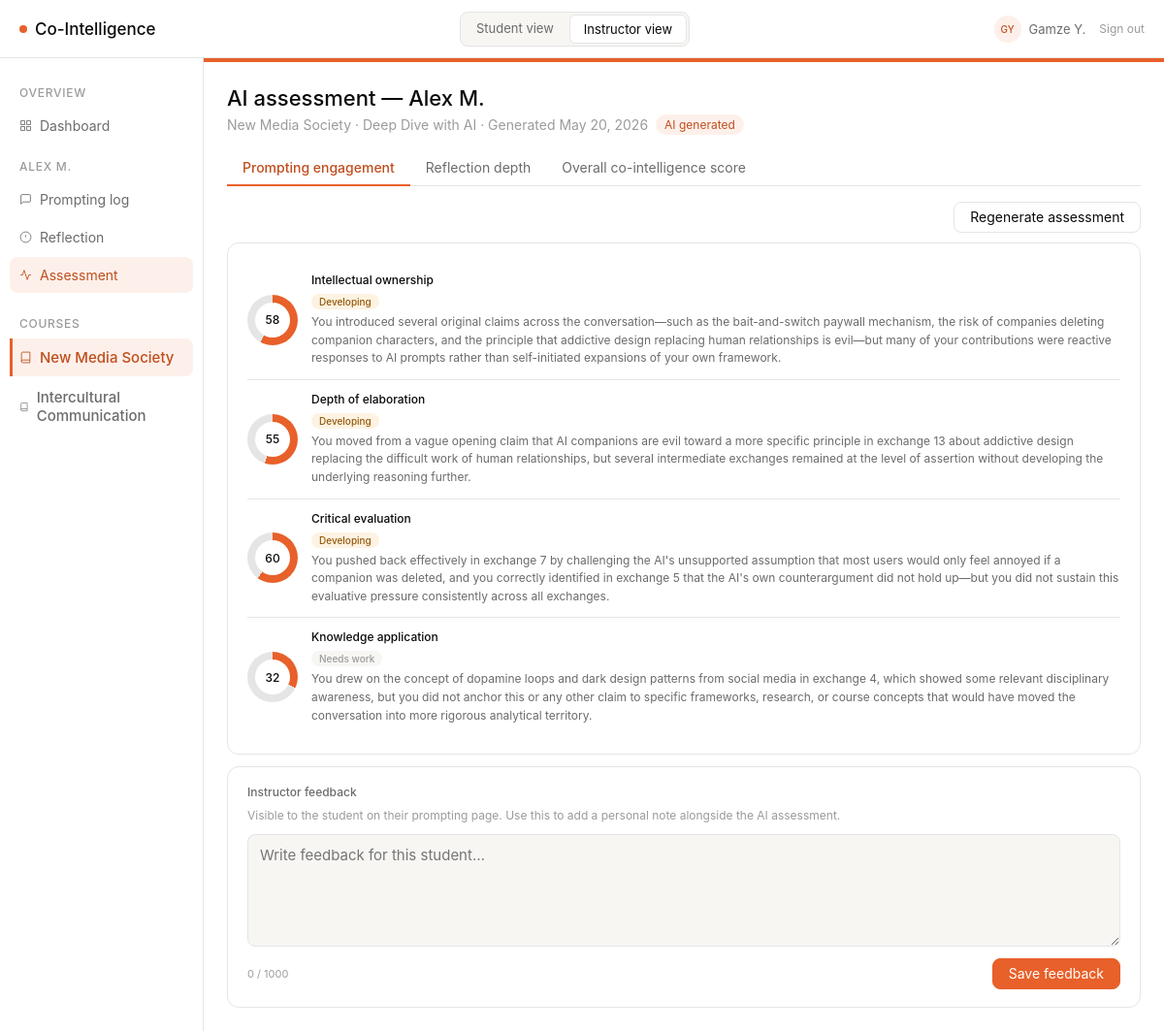
Screenshot of /instructor/student/1/assessment (signed in) with the database file from the repository.
### models/models.py (models this page shows, shortened)
class User(db.Model, UserMixin):
    __tablename__ = "users"
    id = db.Column(db.Integer, primary_key=True)
    role = db.Column(db.String(20), nullable=False, default="student")  # instructor | student | dev
    display_name = db.Column(db.String(100), nullable=False)
    is_dev = db.Column(db.Boolean, nullable=False, default=False)

class Student(db.Model):
    __tablename__ = "students"
    id = db.Column(db.Integer, primary_key=True)
    name = db.Column(db.String(120), nullable=False)
    email = db.Column(db.String(200), unique=True, nullable=False)
    course_id = db.Column(db.Integer, db.ForeignKey("courses.id"), nullable=False)
    user_id = db.Column(db.Integer, db.ForeignKey("users.id"), nullable=True)
    course = db.relationship("Course", back_populates="students")
    exchanges = db.relationship("PromptExchange", back_populates="student")
    reflections = db.relationship("Reflection", back_populates="student")
    outputs = db.relationship("Output", back_populates="student")
    assessment_scores = db.relationship("AssessmentScore", back_populates="student")

class Course(db.Model):
    __tablename__ = "courses"
    id = db.Column(db.Integer, primary_key=True)
    name = db.Column(db.String(200), nullable=False)
    learning_objective = db.Column(db.Text, nullable=False)
    required_concepts = db.Column(db.JSON, nullable=False, default=list)
    output_modalities = db.Column(db.JSON, nullable=False, default=list)
    min_exchanges = db.Column(db.Integer, nullable=False, default=5)
    color = db.Column(db.String(20), nullable=False, default="#E8602A")
    color_light = db.Column(db.String(20), nullable=False, default="#FDF0EA")
    color_text = db.Column(db.String(20), nullable=False, default="#C04E1E")
    color_hover = db.Column(db.String(20), nullable=False, default="#d4521f")
    assignments = db.relationship("Assignment", back_populates="course")
    students = db.relationship("Student", back_populates="course")

class Assignment(db.Model):
    __tablename__ = "assignments"
    id = db.Column(db.Integer, primary_key=True)
    course_id = db.Column(db.Integer, db.ForeignKey("courses.id"), nullable=False)
    title = db.Column(db.String(200), nullable=False)
    description = db.Column(db.Text, nullable=False)
    due_date = db.Column(db.DateTime, nullable=True)
    modality = db.Column(db.String(100), nullable=True)
    instructions = db.Column(db.Text, nullable=True)
    sections_config = db.Column(db.JSON, nullable=True)
    concepts_required = db.Column(db.Boolean, nullable=False, default=False)
    required_concepts = db.Column(db.JSON, nullable=False, default=list)
    intensity = db.Column(db.String(50), nullable=False, default="balanced")
    phase_1_end = db.Column(db.Integer, nullable=False, default=3)
    phase_2_end = db.Column(db.Integer, nullable=False, default=6)
    phase_3_end = db.Column(db.Integer, nullable=False, default=9)
    supplementary_instructions = db.Column(db.Text, nullable=False, default="")
    max_score = db.Column(db.Float, nullable=False, default=100)
    reflection_q1 = db.Column(db.Text, nullable=False, default="Looking back at your conversation, what is the most important idea you developed that you want to carry into your assignment?")
    reflection_q2 = db.Column(db.Text, nullable=False, default="Where did your own knowledge or course concepts most change the direction of the conversation?")
    reflection_q3 = db.Column(db.Text, nullable=False, default="What is your plan for the assignment — what will you argue, design, or create? And which specific moment in your conversation most directly shaped that plan?")
    course = db.relationship("Course", back_populates="assignments")
    exchanges = db.relationship("PromptExchange", back_populates="assignment")
    reflections = db.relationship("Reflection", back_populates="assignment")
    outputs = db.relationship("Output", back_populates="assignment")
    assessment_scores = db.relationship("AssessmentScore", back_populates="assignment")
    session_summaries = db.relationship("SessionSummary", back_populates="assignment")

class AssessmentScore(db.Model):
    __tablename__ = "assessment_scores"
    id = db.Column(db.Integer, primary_key=True)
    student_id = db.Column(db.Integer, db.ForeignKey("students.id"), nullable=False)
    assignment_id = db.Column(db.Integer, db.ForeignKey("assignments.id"), nullable=False)
    concept_score = db.Column(db.Integer, nullable=True)
    depth_score = db.Column(db.Integer, nullable=True)
    pushback_score = db.Column(db.Integer, nullable=True)
    reflection_score = db.Column(db.Integer, nullable=True)
    reflection_q1_score = db.Column(db.Integer, nullable=True)
    reflection_q2_score = db.Column(db.Integer, nullable=True)
    reflection_q3_score = db.Column(db.Integer, nullable=True)
    overall_score = db.Column(db.Integer, nullable=True)
    concept_feedback = db.Column(db.Text, nullable=True)
    depth_feedback = db.Column(db.Text, nullable=True)
    pushback_feedback = db.Column(db.Text, nullable=True)
    reflection_feedback = db.Column(db.Text, nullable=True)
    reflection_q1_feedback = db.Column(db.Text, nullable=True)
    reflection_q2_feedback = db.Column(db.Text, nullable=True)
    reflection_q3_feedback = db.Column(db.Text, nullable=True)
    overall_feedback = db.Column(db.Text, nullable=True)
    generated_at = db.Column(db.DateTime, default=datetime.utcnow)
    student = db.relationship("Student", back_populates="assessment_scores")
    assignment = db.relationship("Assignment", back_populates="assessment_scores")

### routes/instructor_routes.py (the view, shortened to what this page needs)
@instructor_bp.route("/student/<int:student_id>/assessment")
def assessment(student_id):
    student = Student.query.get_or_404(student_id)
    course, assignment = _get_base_for_student(student)
    print(f"[assessment] student_id={student_id} assignment_id={assignment.id}")
    score_rec = AssessmentScore.query.filter_by(
        student_id=student_id, assignment_id=assignment.id
    ).first()
    summary_rec = SessionSummary.query.filter_by(
        student_id=student_id, assignment_id=assignment.id
    ).first()
    print(f"[assessment] score_rec found: {score_rec is not None}")
    print(f"[assessment] summary_rec found: {summary_rec is not None}")
    if summary_rec:
        print(f"[assessment] summary_json (first 200): {(summary_rec.summary_json or '')[:200]}")
    session_summary = json.loads(summary_rec.summary_json) if summary_rec else None
    reflection_summary = None
    if summary_rec and summary_rec.reflection_summary_json:
        reflection_summary = json.loads(summary_rec.reflection_summary_json)
    feedback = InstructorFeedback.query.filter_by(
        student_id=student_id, assignment_id=assignment.id
    ).first()
    return render_template(
        "instructor/assessment.html",
        course=course,
        assignment=assignment,
        student=student,
        score=score_rec,
        session_summary=session_summary,
        reflection_summary=reflection_summary,
        generating=(score_rec is None),
        feedback=feedback,
    )

### templates/instructor/assessment.html (shortened to what this page needs)
{% extends "base.html" %}
{% block sidebar %}{% include "instructor/_student_sidebar.html" %}{% endblock %}
{% block content %}
<div style="margin-bottom:16px;">
  <h1 class="page-title">AI assessment &mdash; {{ student.name }}</h1>
  <div class="page-sub" style="display:flex;align-items:center;gap:8px;">
    {{ course.name }} &middot; {{ assignment.title }}
    {% if score and score.generated_at %}
      &middot; Generated {{ score.generated_at.strftime('%b %d, %Y') }}
    {% endif %}
    <span class="pill pill-orange">AI generated</span>
  </div>
</div>
{% if generating %}
<div class="card" id="loading-card">
  <div class="loading-state">
    <div class="spinner"></div>
    <div class="loading-label">Generating AI assessment…</div>
    <div class="loading-sub">Analysing exchanges, reflection, and concept usage. This takes about 10–20 seconds.</div>
  </div>
</div>
{% else %}
<div class="tab-row">
  <button class="tab active" onclick="switchTab('prompting', this)">Prompting engagement</button>
  <button class="tab" onclick="switchTab('reflection', this)">Reflection depth</button>
  <button class="tab" onclick="switchTab('overall', this)">Overall co-intelligence score</button>
</div>
<div class="tab-panel active" id="tab-prompting">
  <div style="display:flex;justify-content:flex-end;margin-bottom:10px;">
    <button class="btn" id="regen-btn" onclick="regenerateSummary()">Regenerate assessment</button>
  </div>
  {% if session_summary and session_summary.criteria_scores %}
  <div class="card">
    {% for cs in session_summary.criteria_scores %}
    {% set score_val = cs.get('score', 0) %}
    <div class="ring-wrap">
      <div class="score-ring" style="--pct:{{ score_val }};"><span class="score-ring-val">{{ score_val }}</span></div>
      <div>
        <div class="ring-label">{{ cs.criterion_name }}</div>
        <div style="margin-bottom:4px;">
          {% if cs.level == 'completed' %}
          <span style="display:inline-block;font-size:10px;font-weight:500;padding:2px 8px;border-radius:20px;background:var(--bg-orange-light);color:var(--text-orange);">Completed</span>
          {% elif cs.level == 'developing' %}
          <span style="display:inline-block;font-size:10px;font-weight:500;padding:2px 8px;border-radius:20px;background:#FEF3E2;color:#92580a;">Developing</span>
          {% else %}
          <span style="display:inline-block;font-size:10px;font-weight:500;padding:2px 8px;border-radius:20px;background:var(--bg-surface);color:var(--text-tertiary);">Needs work</span>
          {% endif %}
        </div>
        <div class="ring-feedback">{{ cs.evidence or '' }}</div>
      </div>
    </div>
    {% endfor %}
  </div>
  {% elif session_summary %}
  <div class="card" style="text-align:center;padding:40px 0;color:var(--text-tertiary);font-size:12px;">
    No criteria scores found in the summary — click Regenerate assessment above to refresh.
  </div>
  {% else %}
  <div class="card" style="text-align:center;padding:40px 0;color:var(--text-tertiary);font-size:12px;">
    No session summary found — click Regenerate assessment above to generate one.
  </div>
  {% endif %}
</div>
        {% set p_avg = ((score.concept_score or 0) + (score.depth_score or 0) + (score.pushback_score or 0)) // 3 %}
<div class="card" style="margin-top:12px;">
  <div style="font-size:12px;font-weight:500;color:var(--text-secondary);margin-bottom:8px;">Instructor feedback</div>
  <div style="font-size:12px;color:var(--text-tertiary);margin-bottom:10px;line-height:1.5;">
    Visible to the student on their prompting page. Use this to add a personal note alongside the AI assessment.
  </div>
  <textarea id="feedback-text" rows="4" maxlength="1000"
    placeholder="Write feedback for this student…"
    oninput="updateFeedbackCount()">{{ feedback.feedback_text if feedback else '' }}</textarea>
  <div style="display:flex;align-items:center;gap:10px;margin-top:8px;">
    <span id="feedback-count" style="font-size:11px;color:var(--text-tertiary);margin-right:auto;">
      {{ (feedback.feedback_text | length) if feedback else 0 }} / 1000
    </span>
    <button class="btn btn-primary" onclick="saveFeedback()">Save feedback</button>
  </div>
</div>
{% endif %}
{% endblock %}

### templates/base.html (shortened to what this page needs)
<!DOCTYPE html>
<html lang="en">
<head>
  <link rel="stylesheet" href="{{ url_for('static', filename='style.css') }}" />
  <link rel="stylesheet" href="https://cdn.jsdelivr.net/npm/@tabler/icons-webfont@latest/tabler-icons.min.css" />
</head>
<body>
{% set is_student    = request.path.startswith('/student') %}
{% set is_instructor = request.path.startswith('/instructor') %}
{% if current_user.is_authenticated %}
  {% set _display = current_user.display_name %}
  {% set _parts   = _display.split() %}
  {% set _initials = (_parts[0][0] + (_parts[1][0] if _parts|length > 1 else ''))|upper %}
{% elif is_student %}
  {% set _display  = "Alex M." %}
  {% set _initials = "AM" %}
{% else %}
  {% set _display  = "Instructor" %}
  {% set _initials = "IN" %}
{% endif %}
<div class="app">
  <div class="topbar">
    <a class="logo" href="/">
      <span class="logo-dot"></span>
      Co-Intelligence
    </a>
    <div class="topbar-toggles">
      {% if current_user.is_authenticated and current_user.role == 'student' %}
        <span class="topbar-toggle active" style="cursor:default;">Student view</span>
      {% else %}
        <a href="{{ url_for('student.prompting') }}"
           class="topbar-toggle{% if is_student %} active{% endif %}">
          Student view
        </a>
        <a href="{{ url_for('instructor.dashboard') }}"
           class="topbar-toggle{% if is_instructor %} active{% endif %}">
          Instructor view
        </a>
      {% endif %}
    </div>
    <div class="topbar-user">
      <div class="user-avatar">{{ _initials }}</div>
      <span class="user-name">{{ _display }}</span>
      <a href="{{ url_for('logout') }}"
         style="font-size:12px;color:var(--text-tertiary);text-decoration:none;margin-left:6px;">
        Sign out
      </a>
    </div>
  </div>
  <div class="main">
    {% block sidebar %}{% endblock %}
    <div class="content">
      {% block content %}{% endblock %}
    </div>
  </div>
</div>
</body>
</html>

### templates/instructor/_student_sidebar.html
<nav class="sidebar">
  <div class="sidebar-section">Overview</div>
  <a href="{{ url_for('instructor.dashboard') }}"
     class="sidebar-item{% if request.endpoint == 'instructor.dashboard' %} active{% endif %}">
    <svg width="13" height="13" fill="none" stroke="currentColor" stroke-width="1.6" viewBox="0 0 24 24"><rect x="3" y="3" width="7" height="7"/><rect x="14" y="3" width="7" height="7"/><rect x="14" y="14" width="7" height="7"/><rect x="3" y="14" width="7" height="7"/></svg>
    Dashboard
  </a>
  <div class="sidebar-section">{{ student.name }}</div>
  <a href="{{ url_for('instructor.log', student_id=student.id) }}"
     class="sidebar-item{% if request.endpoint == 'instructor.log' %} active{% endif %}">
    <svg width="13" height="13" fill="none" stroke="currentColor" stroke-width="1.6" viewBox="0 0 24 24"><path d="M21 15a2 2 0 0 1-2 2H7l-4 4V5a2 2 0 0 1 2-2h14a2 2 0 0 1 2 2z"/></svg>
    Prompting log
  </a>
  <a href="{{ url_for('instructor.reflection', student_id=student.id) }}"
     class="sidebar-item{% if request.endpoint == 'instructor.reflection' %} active{% endif %}">
    <svg width="13" height="13" fill="none" stroke="currentColor" stroke-width="1.6" viewBox="0 0 24 24"><circle cx="12" cy="12" r="10"/><line x1="12" y1="8" x2="12" y2="12"/><line x1="12" y1="16" x2="12.01" y2="16"/></svg>
    Reflection
  </a>
  <a href="{{ url_for('instructor.assessment', student_id=student.id) }}"
     class="sidebar-item{% if request.endpoint in ('instructor.assessment', 'instructor.assessment_generate') %} active{% endif %}">
    <svg width="13" height="13" fill="none" stroke="currentColor" stroke-width="1.6" viewBox="0 0 24 24"><polyline points="22 12 18 12 15 21 9 3 6 12 2 12"/></svg>
    Assessment
  </a>
  {% include "_course_nav.html" %}
</nav>

### templates/_course_nav.html
{% if all_courses and all_courses | length > 1 %}
<div class="sidebar-section" style="margin-top:8px;">Courses</div>
{% for c in all_courses %}
<a href="{{ url_for('switch_course', course_id=c.id) }}"
   class="sidebar-item{% if c.id == current_course_id %} active{% endif %}"
   style="font-size:15px;font-weight:500;{% if c.id == current_course_id %}border-left:3px solid {{ course_color }};border-radius:0 8px 8px 0;padding-left:7px;{% endif %}">
  <svg width="13" height="13" fill="none" stroke="currentColor" stroke-width="1.6" viewBox="0 0 24 24">
    <path d="M4 19.5A2.5 2.5 0 0 1 6.5 17H20"/><path d="M6.5 2H20v20H6.5A2.5 2.5 0 0 1 4 19.5v-15A2.5 2.5 0 0 1 6.5 2z"/>
  </svg>
  {{ c.name }}
</a>
{% endfor %}
{% endif %}

### rows the page displays
User: display_name "Gamze Y."
Student: name "ALEX M.", name "Alex M."
Course: name "New Media Society"
Course: name "Intercultural Communication"
Assignment: title "Deep Dive with AI"
AssessmentScore: generated_at "May 20, 2026"

### other values shown
{{ _initials }} "GY"
{{ score_val }} "58" "55" "60" "32"
{{ cs.criterion_name }} "Intellectual ownership" "Depth of elaboration" "Critical evaluation" "Knowledge application"
{{ (feedback.feedback_text | length) if feedback else 0 }} "0"
